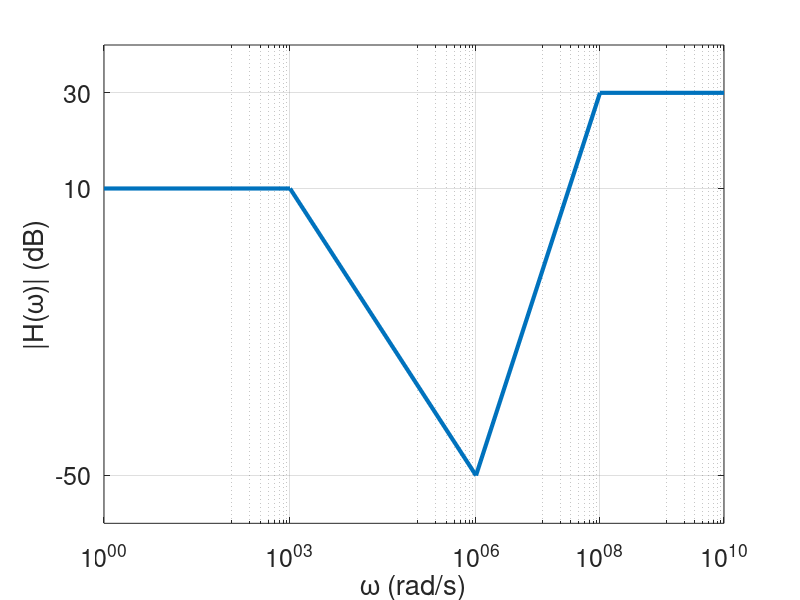

Here is the MATLAB script that generated this plot:
Hmag = [10 10 -50 30 30];
Hw = [1e0 1e3 1e6 1e8 1e10];

figure;
semilogx(Hw,Hmag,'LineWidth',3);
xlabel('\omega (rad/s)','FontSize',18);
ylabel('|H(\omega)| (dB)','FontSize',18);
axis([0 1e10 -60 40]);
set(gca,'FontSize',18);
set(gca,'XTick',Hw);
%set(gca,'XTickLabel',{'1e0','1e3','1e6','10^8','1e10'},'Interpreter','latex');
set(gca,'YTick',[-50 10 30]);
grid on

print -deps2 filter_design_bode_plot.eps
